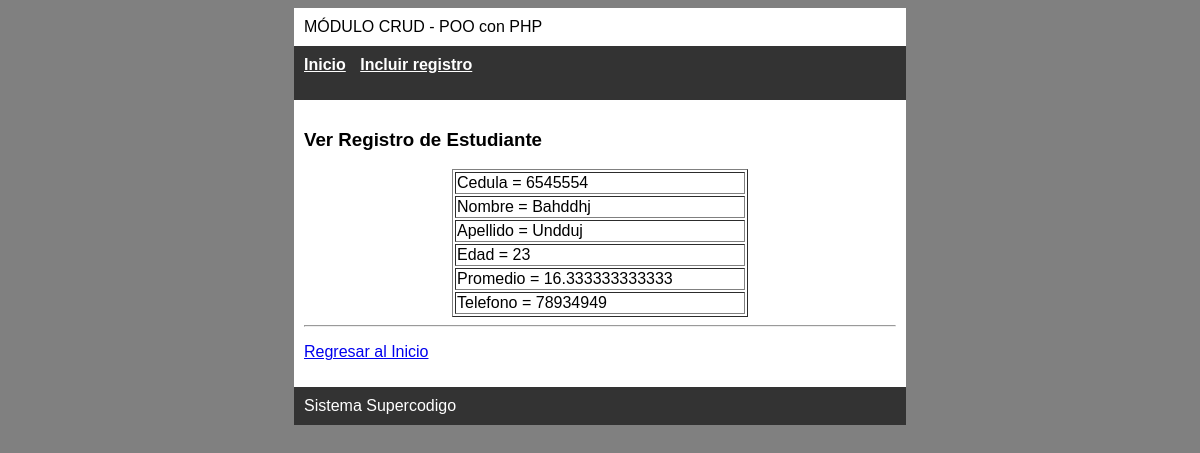
Page /?cargar=ver&id=16 on the committed database.
### tables this page shows
CREATE TABLE `estudiantes` (
  `id` int(11) NOT NULL,
  `cedula` int(11) NOT NULL,
  `nombre` varchar(20) NOT NULL,
  `apellido` varchar(20) NOT NULL,
  `telefono` int(15) NOT NULL,
  `edad` int(2) NOT NULL,
  `promedio` double NOT NULL,
  `fecha` datetime NOT NULL
);

### clases/Conexion.php (called while the page is built, shortened)
<?php
	class Conexion{
		public $enlace;
		public function __construct(){
			$this->host = 'localhost';
			$this->user	= 'root';
			$this->pass = '';
			$this->bd = 'crud_poo';
			$this->enlace = mysqli_connect($this->host, $this->user, $this->pass, $this->bd) or die('Error de conexi&oacute;n a la base de datos debido a: '.mysqli_error());
		}
		public function consultaRetorno($sql){
			$consulta = mysqli_query($this->enlace, $sql) or die ('No se pudo enlazar con la tabla debido a: '.mysqli_error());
			return $consulta;
		}
	}
?>

### modulos/Controlador.php (called while the page is built, shortened)
<?php
include_once('clases/Estudiantes.php');
class controladorEstudiantes{
	private $estudiante;
	public function __construct(){
		$this->estudiante = new Estudiantes();
	}
	public function ver($campo, $valor){
		$this->estudiante->set($campo,$valor);
		$resultado = $this->estudiante->verRegistro();
		return $resultado;
	}
}
?>

### clases/Estudiantes.php (called while the page is built, shortened)
<?php
include_once ('Conexion.php');
	class Estudiantes{
		private $id;
		private $con;
		public function __construct(){
			$this->con = new Conexion();
		}
		public function verRegistro(){
			$sql = "SELECT * FROM `estudiantes` WHERE `id` = '{$this->id}' LIMIT 1";
			$sqlVer = $this->con->consultaRetorno($sql);
			$num = mysqli_num_rows($sqlVer);
			$row = mysqli_fetch_assoc($sqlVer);
			$this->id = $row['id'];
			return $row;
		}
	}
?>

### vistas/ver.php (the view)
<h3>Ver Registro de Estudiante</h3>
<?php
if(isset($_GET['id'])){
	$controlador = new controladorEstudiantes();
	$row = $controlador -> ver("id", $_GET['id']);
	if(isset($row)){
		echo '<table border="1" id="tabla50">';
		echo '<tr><td>Cedula = '.$row['cedula'].'</li></td></tr>';
		echo '<tr><td>Nombre = '.$row['nombre'].'</li></td></tr>';
		echo '<tr><td>Apellido = '.$row['apellido'].'</li></td></tr>';
		echo '<tr><td>Edad = '.$row['edad'].'</li></td></tr>';
		echo '<tr><td>Promedio = '.$row['promedio'].'</li></td></tr>';
		echo '<tr><td>Telefono = '.$row['telefono'].'</li></td></tr>';
		echo '</table>';
	}else{
		header('Location: index.php?res=4');
	}
}else{
	header('Location: index.php?res=2');
}
?>
<hr>
<p><a href="./">Regresar al Inicio</a></p>

### css/estilo.css (style rules this page uses)
body { background: gray; font-family: Helvetica; }
table { width: 100%; color: black; }
#tabla50 { width: 50%; margin: 0 auto; }
#tabla50 td { width: 50%; }

### rows in the picture
estudiantes: cedula "6545554", nombre "Bahddhj", apellido "Undduj", edad "23", promedio "16.333333333333", telefono "78934949"
